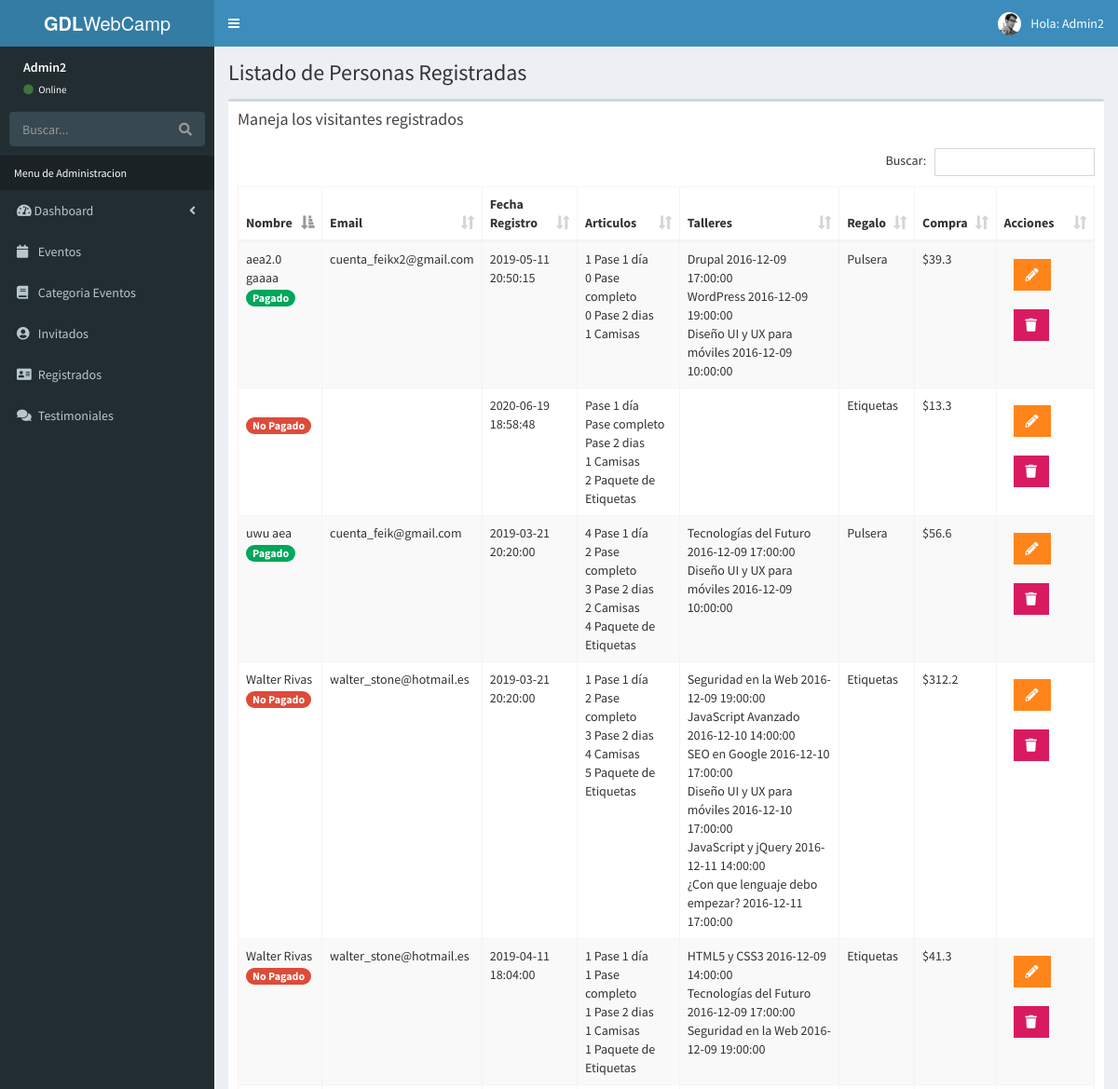
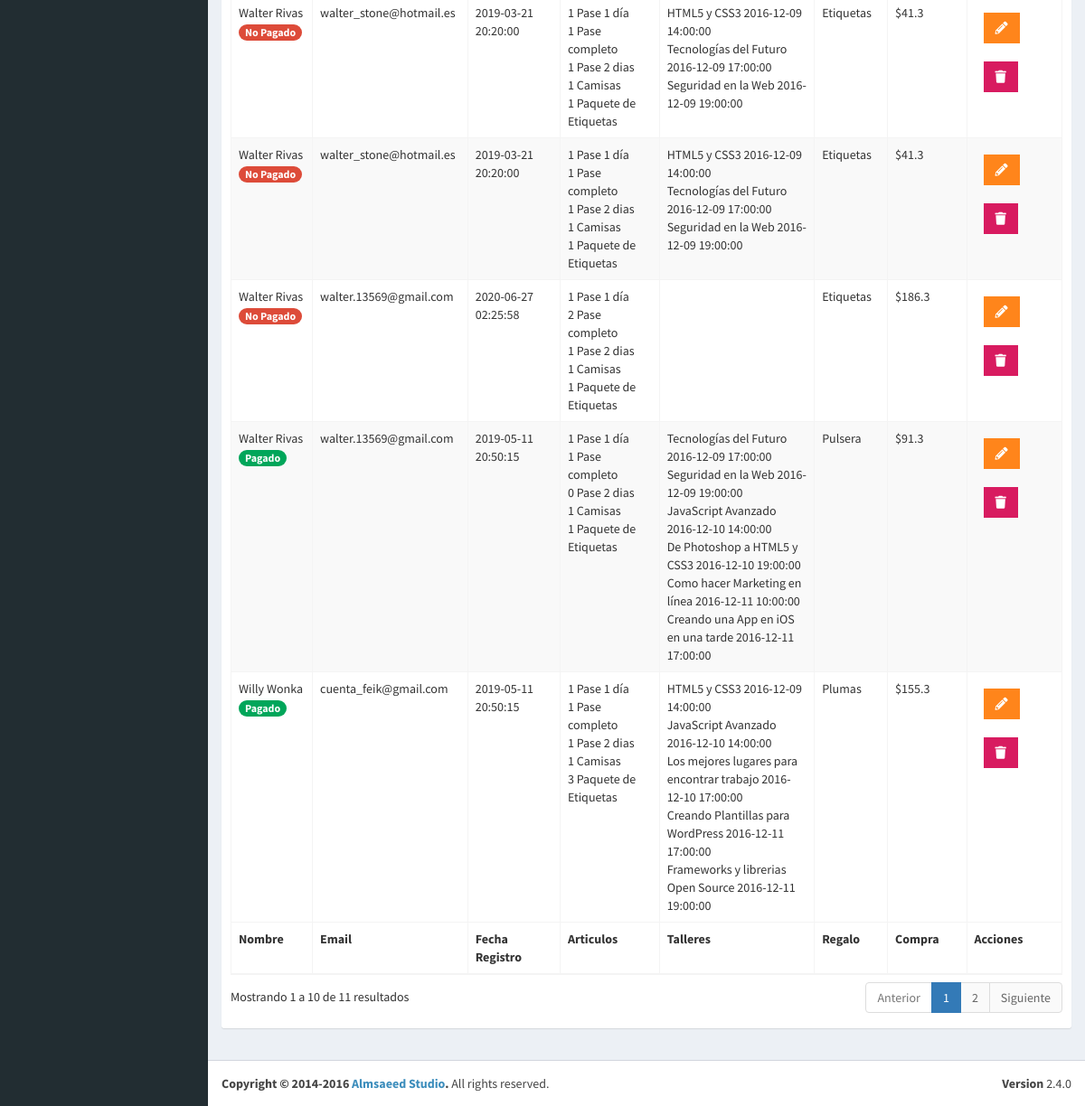
The page /admin/lista-registrados.php (signed in) on the database its author committed (2 pictures, top to bottom).
### tables this page shows
CREATE TABLE `registrados` (
  `ID_Registrado` bigint(20) UNSIGNED NOT NULL,
  `nombre_registrado` varchar(50) NOT NULL,
  `apellido_registrado` varchar(50) NOT NULL,
  `email_registrado` varchar(100) NOT NULL,
  `fecha_registro` datetime NOT NULL,
  `pases_articulos` longtext NOT NULL,
  `talleres_registrados` longtext NOT NULL,
  `regalo` int(11) NOT NULL,
  `total_pagado` varchar(50) NOT NULL,
  `pagado` int(1) DEFAULT '0'
);

CREATE TABLE `eventos` (
  `evento_id` tinyint(10) NOT NULL,
  `nombre_evento` varchar(80) NOT NULL,
  `fecha_evento` date NOT NULL,
  `hora_evento` time NOT NULL,
  `id_cat_evento` tinyint(10) NOT NULL,
  `id_inv` tinyint(4) NOT NULL,
  `clave` varchar(10) DEFAULT NULL,
  `editado` datetime NOT NULL
);

CREATE TABLE `regalos` (
  `ID_regalo` int(11) NOT NULL,
  `nombre_regalo` varchar(50) NOT NULL
);

### admin/lista-registrados.php (the view, shortened to what this page needs)
<?php include_once 'funciones/sesiones.php';
      include_once 'funciones/funciones.php';
      include_once 'templates/header.php';
      include_once 'templates/barra.php';
      include_once 'templates/navegacion.php';
      ?>
  <div class="content-wrapper">
    <section class="content-header">
      <h1>
        Listado de Personas Registradas
      </h1>
    </section>
    <section class="content">
      <div class="row">
        <div class="col-xs-12">
          <div class="box">
            <div class="box-header">
              <h3 class="box-title">Maneja los visitantes registrados</h3>
            </div>
            <div class="box-body">
              <table id="registros" class="table table-bordered table-striped">
                <thead>
                <tr>
                  <th>Nombre</th>
                  <th>Email</th>
                  <th>Fecha Registro</th>
                  <th>Articulos</th>
                  <th>Talleres</th>
                  <th>Regalo</th>
                  <th>Compra</th>
                  <th>Acciones</th>
                </tr>
                </thead>
                <tbody>
                  <?php
                  try {
                     $sql="SELECT registrados.*,regalos.nombre_regalo from registrados ";
                     $sql .="JOIN regalos ";
                     $sql .="ON registrados.regalo=regalos.ID_regalo ";
                     $resultado=$conn->query($sql);
                   } catch (Exception $e) {
                     $error=$e->getMessage();
                     echo $error;
                   }
                   while($registrado=$resultado->fetch_assoc()){?>
                      <tr>
                        <td><?php echo $registrado['nombre_registrado']." ".$registrado['apellido_registrado'];
                                $pagado=$registrado['pagado'];
                                echo "<br>";
                                if($pagado){
                                  echo "<span class='badge bg-green'>Pagado</span>";
                                }else{
                                  echo "<span class='badge bg-red'>No Pagado</span>";
                                }
                            ?>
                        </td>
                        <td><?php echo $registrado['email_registrado']; ?></td>
                        <td><?php echo $registrado['fecha_registro']; ?></td>
                        <td>
                          <?php
                              $articulos=json_decode($registrado['pases_articulos'],true);
                                $arreglo_articulos=array(
                                  'un_dia'=>'Pase 1 día',
                                  'pase_completo'=>'Pase completo',
                                  'pase_2dias'=>'Pase 2 dias',
                                  'camisas'=>'Camisas',
                                  'etiquetas'=>'Paquete de Etiquetas'
                                );
                              foreach ($articulos as $llave => $articulo) {
                                if(array_key_exists('cantidad', $articulo)){
                                  echo $articulo['cantidad']." ".$arreglo_articulos[$llave]."<br>";
                                }else{
                                  echo $articulo." ".$arreglo_articulos[$llave]."<br>";
                                }
                              }
                          ?>
                          </td>
                        <td>
                          <?php
                              $eventos_resultado=$registrado['talleres_registrados'];
                              $talleres=json_decode($eventos_resultado,true);
                              $talleres=implode("','", $talleres['eventos']);
                              $sql_talleres="SELECT nombre_evento,fecha_evento,hora_evento from eventos where evento_id in ('$talleres') or clave in ('$talleres')";
                              $resultado_talleres=$conn->query($sql_talleres);
                              while($eventos=$resultado_talleres->fetch_assoc()){
                                echo $eventos['nombre_evento']." ".$eventos['fecha_evento']." ".$eventos['hora_evento']."<br>";
                              }
                          ?>
                        </td>
                        <td><?php echo $registrado['nombre_regalo'] ?></td>
                        <td>$<?php echo $registrado['total_pagado']; ?></td>
                        <td>
                          <a href="editar-registrado.php?id=<?php echo $registrado['ID_Registrado']; ?>" class="btn bg-orange btn-flat margin">
                            <i class="fa fa-pencil-alt"></i>
                          </a>
                          <a href="#" data-id="<?php echo $registrado['ID_Registrado']; ?>" data-tipo="registrado" class="btn bg-maroon btn-flat margin borrar-registro">
                            <i class="fa fa-trash"></i>
                          </a>
                        </td>
                      </tr>
                  <?php } ?>
                </tbody>
                <tfoot>
                <tr>
                  <th>Nombre</th>
                  <th>Email</th>
                  <th>Fecha Registro</th>
                  <th>Articulos</th>
                  <th>Talleres</th>
                  <th>Regalo</th>
                  <th>Compra</th>
                  <th>Acciones</th>
                </tr>
                </tfoot>
              </table>
            </div>
          </div>
        </div>
      </div>
    </section>
  </div>
<?php include_once 'templates/footer.php'; ?>

### rows shown on the page
registrados: nombre_registrado "Walter", apellido_registrado "Rivas", pagado "No Pagado", email_registrado "walter_stone@hotmail.es", fecha_registro "2019-03-21 20:20:00", pases_articulos "1", llave "Pase 1 día", pases_articulos "2", llave "Pase completo", pases_articulos "3", llave "Pase 2 dias", pases_articulos "4", llave "Camisas", pases_articulos "5", llave "Paquete de Etiquetas", regalo.nombre_regalo "Etiquetas", total_pagado "312.2", ID_Registrado "1"
eventos: nombre_evento "Seguridad en la Web", fecha_evento "2016-12-09", hora_evento "19:00:00"
eventos: nombre_evento "JavaScript Avanzado", fecha_evento "2016-12-10", hora_evento "14:00:00"
eventos: nombre_evento "SEO en Google", fecha_evento "2016-12-10", hora_evento "17:00:00"
eventos: nombre_evento "Diseño UI y UX para móviles", fecha_evento "2016-12-10", hora_evento "17:00:00"
eventos: nombre_evento "JavaScript y jQuery", fecha_evento "2016-12-11", hora_evento "14:00:00"
eventos: nombre_evento "¿Con que lenguaje debo empezar?", fecha_evento "2016-12-11", hora_evento "17:00:00"
registrados: nombre_registrado "Walter", apellido_registrado "Rivas", pagado "No Pagado", email_registrado "walter_stone@hotmail.es", fecha_registro "2019-04-11 18:04:00", llave "Pase 1 día", llave "Pase completo", llave "Pase 2 dias", llave "Camisas", llave "Paquete de Etiquetas", regalo.nombre_regalo "Etiquetas", total_pagado "41.3"
eventos: nombre_evento "HTML5 y CSS3", fecha_evento "2016-12-09", hora_evento "14:00:00"
eventos: nombre_evento "Tecnologías del Futuro", fecha_evento "2016-12-09", hora_evento "17:00:00"
registrados: nombre_registrado "Walter", apellido_registrado "Rivas", pagado "No Pagado", email_registrado "walter_stone@hotmail.es", fecha_registro "2019-03-21 20:20:00", llave "Pase 1 día", llave "Pase completo", llave "Pase 2 dias", llave "Camisas", llave "Paquete de Etiquetas", regalo.nombre_regalo "Etiquetas", total_pagado "41.3"
registrados: nombre_registrado "Walter", apellido_registrado "Rivas", pagado "No Pagado", email_registrado "walter_stone@hotmail.es", fecha_registro "2019-03-21 20:20:00", llave "Pase 1 día", llave "Pase completo", llave "Pase 2 dias", llave "Camisas", llave "Paquete de Etiquetas", regalo.nombre_regalo "Etiquetas", total_pagado "41.3"
registrados: nombre_registrado "Willy", apellido_registrado "Wonka", shows "Pagado", email_registrado "cuenta_feik@gmail.com", fecha_registro "2019-05-11 20:50:15", pagado "1", llave "Pase 1 día", llave "Pase completo", llave "Pase 2 dias", llave "Camisas", regalo "3", llave "Paquete de Etiquetas", regalo.nombre_regalo "Plumas", total_pagado "155.3"
eventos: nombre_evento "Los mejores lugares para encontrar trabajo", fecha_evento "2016-12-10", hora_evento "17:00:00"
eventos: nombre_evento "Creando Plantillas para WordPress", fecha_evento "2016-12-11", hora_evento "17:00:00"
eventos: nombre_evento "Frameworks y librerias Open Source", fecha_evento "2016-12-11", hora_evento "19:00:00"
registrados: nombre_registrado "uwu", apellido_registrado "aea", pagado "Pagado", email_registrado "cuenta_feik@gmail.com", fecha_registro "2019-03-21 20:20:00", cantidad "4", llave "Pase 1 día", cantidad "2", llave "Pase completo", cantidad "3", llave "Pase 2 dias", pases_articulos "2", llave "Camisas", pases_articulos "4", llave "Paquete de Etiquetas", regalo.nombre_regalo "Pulsera", total_pagado "56.6"
eventos: nombre_evento "Diseño UI y UX para móviles", fecha_evento "2016-12-09", hora_evento "10:00:00"
registrados: nombre_registrado "aea2.0", apellido_registrado "gaaaa", pagado "Pagado", email_registrado "cuenta_feikx2@gmail.com", fecha_registro "2019-05-11 20:50:15", cantidad "1", llave "Pase 1 día", cantidad "0", llave "Pase completo", llave "Pase 2 dias", pases_articulos "1", llave "Camisas", regalo.nombre_regalo "Pulsera", total_pagado "39.3"
eventos: nombre_evento "Drupal", fecha_evento "2016-12-09", hora_evento "17:00:00"
eventos: nombre_evento "WordPress", fecha_evento "2016-12-09", hora_evento "19:00:00"
registrados: nombre_registrado "Walter", apellido_registrado "Rivas", pagado "Pagado", email_registrado "walter.13569@gmail.com", fecha_registro "2019-05-11 20:50:15", cantidad "1", llave "Pase 1 día", llave "Pase completo", cantidad "0", llave "Pase 2 dias", pases_articulos "1", llave "Camisas", llave "Paquete de Etiquetas", regalo.nombre_regalo "Pulsera", total_pagado "91.3"
eventos: nombre_evento "De Photoshop a HTML5 y CSS3", fecha_evento "2016-12-10", hora_evento "19:00:00"
eventos: nombre_evento "Como hacer Marketing en línea", fecha_evento "2016-12-11", hora_evento "10:00:00"
eventos: nombre_evento "Creando una App en iOS en una tarde", fecha_evento "2016-12-11", hora_evento "17:00:00"
registrados: pagado "No Pagado", fecha_registro "2020-06-19 18:58:48", llave "Pase 1 día", llave "Pase completo", llave "Pase 2 dias", pases_articulos "1", llave "Camisas", pases_articulos "2", llave "Paquete de Etiquetas", regalo.nombre_regalo "Etiquetas", total_pagado "13.3"
registrados: nombre_registrado "Walter", apellido_registrado "Rivas", pagado "No Pagado", email_registrado "walter.13569@gmail.com", fecha_registro "2020-06-27 02:25:58", cantidad "1", llave "Pase 1 día", cantidad "2", llave "Pase completo", llave "Pase 2 dias", pases_articulos "1", llave "Camisas", llave "Paquete de Etiquetas", regalo.nombre_regalo "Etiquetas", total_pagado "186.3"

### other values the page prints
$_SESSION['nombre'] "Admin2"
